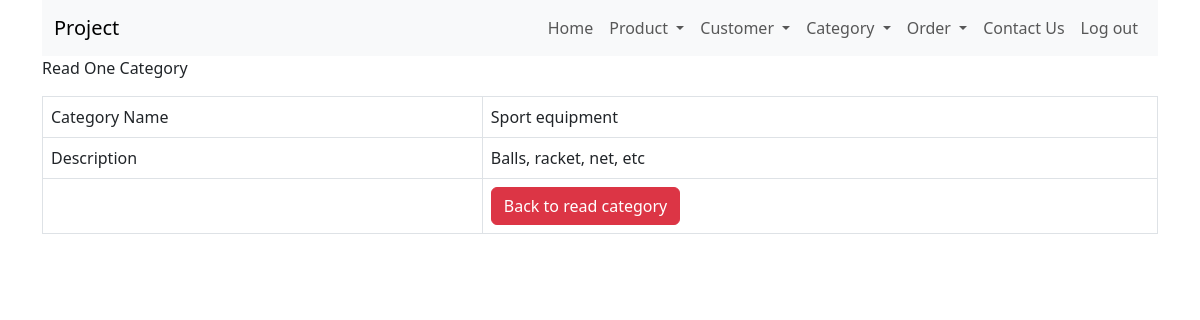
/category_read_one.php?id=1, run on an earlier commit of the app's database.
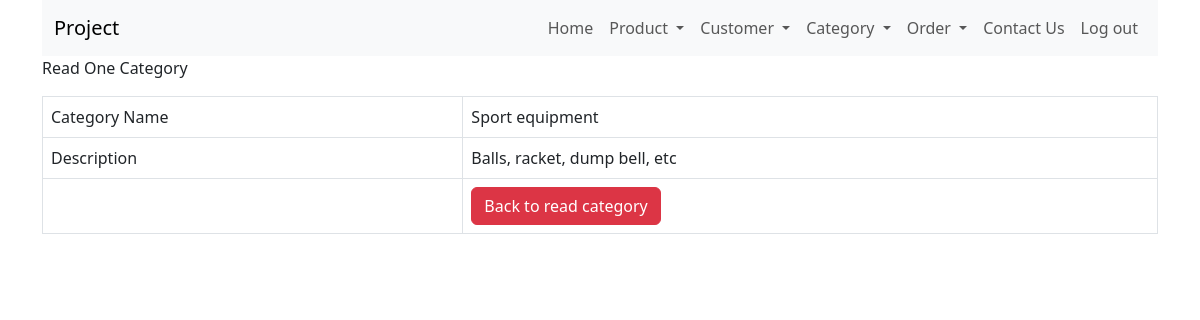
And on a later commit of the database.
### tables this page shows
CREATE TABLE `category` (
  `category_id` int(11) NOT NULL,
  `category_name` varchar(20) NOT NULL,
  `description` text NOT NULL
);

### category_read_one.php (the view, shortened to what this page needs)
<!DOCTYPE HTML>
<html>
<head>
    <link href="https://cdn.jsdelivr.net/npm/bootstrap@5.3.0/dist/css/bootstrap.min.css" rel="stylesheet">
</head>
<body>
    <div class="container">
        <?php
        include 'menu/menu.php';
        ?>
        <div>
            <p>Read One Category</>
        </div>
        <?php
        $id = isset($_GET['id']) ? $_GET['id'] : die('ERROR: Record ID not found.');
        include 'config/database.php';
        try {
            $query = "SELECT category_id, category_name, description FROM category WHERE category_id = :id ";
            $stmt = $con->prepare($query);
            $stmt->bindParam(":id", $id);
            $stmt->execute();
            $row = $stmt->fetch(PDO::FETCH_ASSOC);
            $category_name = $row['category_name'];
            $description = $row['description'];
        }
        catch (PDOException $exception) {
            die('ERROR: ' . $exception->getMessage());
        }
        ?>
        <table class='table table-hover table-responsive table-bordered'>
            <tr>
                <td>Category Name</td>
                <td><?php echo htmlspecialchars($category_name, ENT_QUOTES);  ?></td>
            </tr>
            <tr>
                <td>Description</td>
                <td><?php echo htmlspecialchars($description, ENT_QUOTES);  ?></td>
            </tr>
            <tr>
                <td></td>
                <td>
                    <a href='category_read.php' class='btn btn-danger'>Back to read category</a>
                </td>
            </tr>
        </table>
    </div>
</body>
</html>

What changed in the data, as far as the page shows it:
changed category "Sport equipment": description "Balls, racket, net, etc" → "Balls, racket, dump bell, etc"
